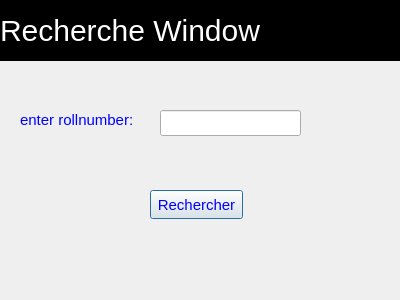
<?xml version="1.0" encoding="UTF-8"?>
<ui version="4.0">
 <class>findbox</class>
 <widget class="QDialog" name="findbox">
  <property name="geometry">
   <rect>
    <x>0</x>
    <y>0</y>
    <width>400</width>
    <height>300</height>
   </rect>
  </property>
  <property name="windowTitle">
   <string>Dialog</string>
  </property>
  <widget class="QLabel" name="label">
   <property name="geometry">
    <rect>
     <x>0</x>
     <y>0</y>
     <width>401</width>
     <height>61</height>
    </rect>
   </property>
   <property name="styleSheet">
    <string notr="true">QLabel{
background:light-gray;
font-size:30px;
color:white
}</string>
   </property>
   <property name="text">
    <string>Recherche Window</string>
   </property>
  </widget>
  <widget class="QLabel" name="label_2">
   <property name="geometry">
    <rect>
     <x>20</x>
     <y>110</y>
     <width>151</width>
     <height>20</height>
    </rect>
   </property>
   <property name="styleSheet">
    <string notr="true">QLabel{
font-size:15px;
color:Blue;
}</string>
   </property>
   <property name="text">
    <string>enter rollnumber:</string>
   </property>
  </widget>
  <widget class="QLineEdit" name="lineEdit">
   <property name="geometry">
    <rect>
     <x>160</x>
     <y>110</y>
     <width>141</width>
     <height>26</height>
    </rect>
   </property>
   <property name="styleSheet">
    <string notr="true">QLineEdit{
font-size:15px;
}</string>
   </property>
  </widget>
  <widget class="QPushButton" name="pushButton">
   <property name="geometry">
    <rect>
     <x>150</x>
     <y>190</y>
     <width>93</width>
     <height>29</height>
    </rect>
   </property>
   <property name="styleSheet">
    <string notr="true">QPushButton{
font-size:15px;
color:blue;
}</string>
   </property>
   <property name="text">
    <string>Rechercher</string>
   </property>
  </widget>
 </widget>
 <resources/>
 <connections/>
</ui>
